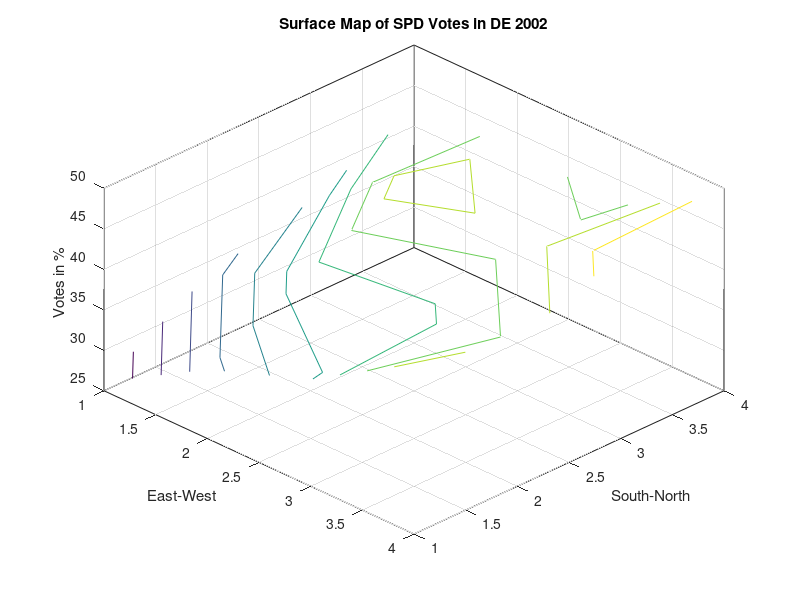

This figure's MATLAB source: (Note: this script raises an error after producing the figure.)
%Ian Wettlaufer
%BCB 520

%% Bundeswaehle von 2002 bis 2021
"https://www.tagesschau.de/wahl/archiv/2021-09-26-BT-DE/index.shtml";
"https://www.tagesschau.de/wahl/archiv/2017-09-24-BT-DE/";
"https://www.tagesschau.de/wahl/archiv/2013-09-22-BT-DE/index.shtml";
"https://www.tagesschau.de/wahl/archiv/2009-09-27-BT-DE/index.shtml";
"https://www.tagesschau.de/wahl/archiv/2005-09-18-BT-DE/index.shtml";
"https://www.tagesschau.de/wahl/archiv/2002-09-22-BT-DE/index.shtml";
%% Plot Setup for Bundeslaender
% 1,1 = Mecklenburg Vorpommern (MV) 1
% 1,2 = Schleswig Holstein (SH) 2
% 1,3 = Hamburg (HM) 3 
% 1,4 = Bremen (BR) 4 
% 2,1 = Berlin (BL) 5 
% 2,2 = Brandenburg (BB) 6 
% 2,3 = Sachsen Anhalt (SA) 7 
% 2,4 = Niedersachsen (NS) 8 
% 3,1 = Sachsen (SN) 9 
% 3,2 = Thueringen (TH)  10
% 3,3 = Hessen (HN) 11
% 3,4 = Nordrhein-Westfalen (NW) 12
% 4,1 = Bayern (BY) 13
% 4,2 = Baden-Wuerttemberg (BW) 14
% 4,3 = Rheinland-Pfalz (RP) 15
% 4,4 = Saarland (SL) 16
Laender = [1 ,2, 3, 4
           5, 6, 7, 8
           9, 10, 11, 12
           13, 14, 15, 16];
%% 2002 Resultaten
%Fuer ganz Deutschland 
SPD02 = 251/603;
CDU02 = 190/603;
CSU02 = 58/603;
Bund02 = 55/603;
FDP02 = 47/603;
PDS02 = 2/603;
Union02=CDU02+CSU02;
%% Resultaten Fuer SPD 2002 bei Bundesland in prozent
SPD02MV = 41.7;
SPD02SH = 42.9;
SPD02HM = 42;
SPD02BR = 48.6;
SPD02BL = 36.6;
SPD02BB = 46.4;
SPD02SA = 43.2;
SPD02NS = 47.8;
SPD02SN = 33.3;
SPD02TH = 39.9;
SPD02HN = 39.7;
SPD02NW = 43;
SPD02BY = 26.1;
SPD02BW = 33.5;
SPD02RP = 38.2;
SPD02SL = 46;
SPD02DE = [SPD02MV,SPD02SH,SPD02HM,SPD02BR
    SPD02BL,SPD02BB,SPD02SA,SPD02NS
    SPD02SN,SPD02TH,SPD02HN,SPD02NW
    SPD02BY,SPD02BW,SPD02RP,SPD02SL];
%% Resultaten fuer Union (UN) 2002 bei Bundesland in prozent
UN02MV = 30.3;
UN02SH = 36;
UN02HM = 42;
UN02BR = 24.6;
UN02BL = 25.9;
UN02BB = 22.3;
UN02SA = 29;
UN02NS = 34.5;
UN02SN = 33.6;
UN02TH = 29.4;
UN02HN = 37.1;
UN02NW = 35.1;
UN02BY = 58.6;
UN02BW = 42.8;
UN02RP = 40.3;
UN02SL = 35;
UN02DE = [UN02MV,UN02SH,UN02HM,UN02BR
    UN02BL,UN02BB,UN02SA,UN02NS
    UN02SN,UN02TH,UN02HN,UN02NW
    UN02BY,UN02BW,UN02RP,UN02SL];
%% Resultaten fuer Buendnis/Die Gruene 2002 bei Bundesland in prozent
BG02MV = 3.5;
BG02SH = 9.4;
BG02HM = 16.2;
BG02BR = 15;
BG02BL = 14.6;
BG02BB = 4.5;
BG02SA = 3.4;
BG02NS = 7.3;
BG02SN = 4.6;
BG02TH = 4.3;
BG02HN = 10.7;
BG02NW = 8.9;
BG02BY = 7.6;
BG02BW = 11.4;
BG02RP = 7.9;
BG02SL = 7.6;
BG02DE = [BG02MV,BG02SH,BG02HM,BG02BR
    BG02BL,BG02BB,BG02SA,BG02NS
    BG02SN,BG02TH,BG02HN,BG02NW
    BG02BY,BG02BW,BG02RP,BG02SL];
%% Resultaten fuer FDP 2002 bei Bundesland in Prozent
FDP02MV = 5.4;
FDP02SH = 8;
FDP02HM = 6.8;
FDP02BR = 6.7;
FDP02BL = 6.6;
FDP02BB = 5.8;
FDP02SA = 7.6;
FDP02NS = 7.1;
FDP02SN = 7.3;
FDP02TH = 5.9;
FDP02HN = 8.2;
FDP02NW = 9.4;
FDP02BY = 4.5;
FDP02BW = 7.8;
FDP02RP = 9.3;
FDP02SL = 6.4;
FDP02DE = [FDP02MV,FDP02SH,FDP02HM,FDP02BR
    FDP02BL,FDP02BB,FDP02SA,FDP02NS
    FDP02SN,FDP02TH,FDP02HN,FDP02NW
    FDP02BY,FDP02BW,FDP02RP,FDP02SL];
%% Resultaten fuer PDS 2002 bei Bundesland in Prozent
PDS02MV = 16.3;
PDS02SH = 1.3;
PDS02HM = 2.1;
PDS02BR = 2.2;
PDS02BL = 11.4;
PDS02BB = 17.2;
PDS02SA = 14.4;
PDS02NS = 1;
PDS02SN = 16.2;
PDS02TH = 17;
PDS02HN = 1.3;
PDS02NW = 1.2;
PDS02BY = 0.7;
PDS02BW = 1;
PDS02RP = 1;
PDS02SL = 1.4;
PDS02DE = [PDS02MV,PDS02SH,PDS02HM,PDS02BR
    PDS02BL,PDS02BB,PDS02SA,PDS02NS
    PDS02SN,PDS02TH,PDS02HN,PDS02NW
    PDS02BY,PDS02BW,PDS02RP,PDS02SL];
%% SPD Plot
y=[4,3,2,1];
x=[1:4];
surf(x,y,SPD02DE,'LineStyle',":")
ylabel('South-North')
xlabel('East-West')
zlabel('Votes in %')
title('Surface Map of SPD Votes in DE 2002')
view(45,45)
%% Union Plot
surf(x,y,UN02DE,'LineStyle',":")
ylabel('South-North')
xlabel('East-West')
zlabel('Votes in %')
title('Surface Map of Union Votes in DE 2002')
view(45,45)
%% Buendnis 90/Die Gruene Plot
surf(x,y,BG02DE,'LineStyle',":")
ylabel('South-North')
xlabel('East-West')
zlabel('Votes in %')
title('Surface Map of Buendnis 90 Votes in DE 2002')
view(45,45)
%% FDP Plot
surf(x,y,FDP02DE,'LineStyle',":")
ylabel('South-North')
xlabel('East-West')
zlabel('Votes in %')
title('Surface Map of FDP Votes in DE 2002')
view(45,45)
%% PDS Plot
surf(x,y,PDS02DE,'LineStyle',":")
ylabel('South-North')
xlabel('East-West')
zlabel('Votes in %')
title('Surface Map of PDS Votes in DE 2002')
view(45,45)
%% Goofy plot
contour3(x,y,SPD02DE)
ylabel('South-North')
xlabel('East-West')
zlabel('Votes in %')
title('Surface Map of SPD Votes in DE 2002')
view(45,45)
%% Bar graph
bar(Laender,UN02DE)

%% Bundeswahljahr 2005
%This next part is for the German federal election held in 2005

%% 2005 Resultaten
%Fuer ganz Deutschland 
%For 2005 PDS is Die Linke. The og PDS and labor merged
SPD05 = 222/614;
CDU05 = 180/614;
CSU05 = 46/614;
Bund05 = 51/614;
FDP05 = 61/614;
PDS05 = 54/614;
Union05=CDU05+CSU05;
Parteien = [SPD05,CDU05,]
%% Resultaten Fuer SPD 2002 bei Bundesland in prozent
SPD05MV = 41.7;
SPD05SH = 42.9;
SPD05HM = 42;
SPD05BR = 48.6;
SPD05BL = 36.6;
SPD05BB = 46.4;
SPD05SA = 43.2;
SPD05NS = 47.8;
SPD05SN = 33.3;
SPD05TH = 39.9;
SPD05HN = 39.7;
SPD05NW = 43;
SPD05BY = 26.1;
SPD05BW = 33.5;
SPD05RP = 38.2;
SPD05SL = 46;
SPD05DE = [SPD02MV,SPD02SH,SPD02HM,SPD02BR
    SPD02BL,SPD02BB,SPD02SA,SPD02NS
    SPD02SN,SPD02TH,SPD02HN,SPD02NW
    SPD02BY,SPD02BW,SPD02RP,SPD02SL];
%% Resultaten fuer Union (UN) 2002 bei Bundesland in prozent
UN02MV = 30.3;
UN02SH = 36;
UN02HM = 42;
UN02BR = 24.6;
UN02BL = 25.9;
UN02BB = 22.3;
UN02SA = 29;
UN02NS = 34.5;
UN02SN = 33.6;
UN02TH = 29.4;
UN02HN = 37.1;
UN02NW = 35.1;
UN02BY = 58.6;
UN02BW = 42.8;
UN02RP = 40.3;
UN02SL = 35;
UN02DE = [UN02MV,UN02SH,UN02HM,UN02BR
    UN02BL,UN02BB,UN02SA,UN02NS
    UN02SN,UN02TH,UN02HN,UN02NW
    UN02BY,UN02BW,UN02RP,UN02SL];
%% Resultaten fuer Buendnis/Die Gruene 2002 bei Bundesland in prozent
BG02MV = 3.5;
BG02SH = 9.4;
BG02HM = 16.2;
BG02BR = 15;
BG02BL = 14.6;
BG02BB = 4.5;
BG02SA = 3.4;
BG02NS = 7.3;
BG02SN = 4.6;
BG02TH = 4.3;
BG02HN = 10.7;
BG02NW = 8.9;
BG02BY = 7.6;
BG02BW = 11.4;
BG02RP = 7.9;
BG02SL = 7.6;
BG02DE = [BG02MV,BG02SH,BG02HM,BG02BR
    BG02BL,BG02BB,BG02SA,BG02NS
    BG02SN,BG02TH,BG02HN,BG02NW
    BG02BY,BG02BW,BG02RP,BG02SL];
%% Resultaten fuer FDP 2002 bei Bundesland in Prozent
FDP02MV = 5.4;
FDP02SH = 8;
FDP02HM = 6.8;
FDP02BR = 6.7;
FDP02BL = 6.6;
FDP02BB = 5.8;
FDP02SA = 7.6;
FDP02NS = 7.1;
FDP02SN = 7.3;
FDP02TH = 5.9;
FDP02HN = 8.2;
FDP02NW = 9.4;
FDP02BY = 4.5;
FDP02BW = 7.8;
FDP02RP = 9.3;
FDP02SL = 6.4;
FDP02DE = [FDP02MV,FDP02SH,FDP02HM,FDP02BR
    FDP02BL,FDP02BB,FDP02SA,FDP02NS
    FDP02SN,FDP02TH,FDP02HN,FDP02NW
    FDP02BY,FDP02BW,FDP02RP,FDP02SL];
%% Resultaten fuer PDS 2002 bei Bundesland in Prozent
PDS02MV = 16.3;
PDS02SH = 1.3;
PDS02HM = 2.1;
PDS02BR = 2.2;
PDS02BL = 11.4;
PDS02BB = 17.2;
PDS02SA = 14.4;
PDS02NS = 1;
PDS02SN = 16.2;
PDS02TH = 17;
PDS02HN = 1.3;
PDS02NW = 1.2;
PDS02BY = 0.7;
PDS02BW = 1;
PDS02RP = 1;
PDS02SL = 1.4;
PDS02DE = [PDS02MV,PDS02SH,PDS02HM,PDS02BR
    PDS02BL,PDS02BB,PDS02SA,PDS02NS
    PDS02SN,PDS02TH,PDS02HN,PDS02NW
    PDS02BY,PDS02BW,PDS02RP,PDS02SL];
